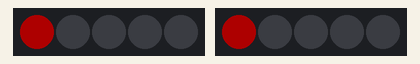
Simulated run of this sketch. Board: ATtiny85, built with avr-gcc and run on an emulated ATtiny85. Parts: 2 × 5 RGB LEDs in strip order, left to right. Dim RGB values are drawn brighter than linear.

Above: at 0.1 s.
At 1.1 s:
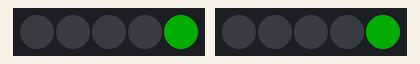
Timing chart, 0 to 130.0 s (numbered marks = the images above):
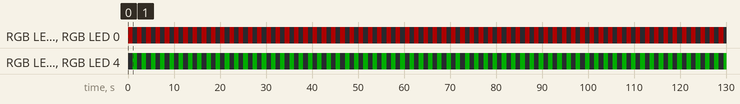

Measured:
- by itself, RGB LED 0, RGB LED 0: alternates RGB(50, 0, 0) for 1.0 s and off for 1.0 s
- by itself, RGB LED 4, RGB LED 4: alternates RGB(0, 50, 0) for 1.0 s and off for 1.0 s
- by itself, everything shown: repeats every 2.0 s, in 3 steps

The sketch:

kad18_function.ino
```cpp
#include <Adafruit_NeoPixel.h>
#ifdef __AVR__
#include <avr/power.h> // Required for 16 MHz Adafruit Trinket
#endif

// Which pin on the Arduino is connected to the NeoPixels?
// On a Trinket or Gemma we suggest changing this to 1:
#define LED_PIN 5
#define LED_PIN2 25

// How many NeoPixels are attached to the Arduino?
#define LED_COUNT 5
#define LED_COUNT2 5

// Declare our NeoPixel strip object:
Adafruit_NeoPixel strip(LED_COUNT, LED_PIN, NEO_GRB + NEO_KHZ800);
Adafruit_NeoPixel strip2(LED_COUNT2, LED_PIN2, NEO_GRB + NEO_KHZ800);
// Argument 1 = Number of pixels in NeoPixel strip
// Argument 2 = Arduino pin number (most are valid)
// Argument 3 = Pixel type flags, add together as needed:
//   NEO_KHZ800  800 KHz bitstream (most NeoPixel products w/WS2812 LEDs)
//   NEO_KHZ400  400 KHz (classic 'v1' (not v2) FLORA pixels, WS2811 drivers)
//   NEO_GRB     Pixels are wired for GRB bitstream (most NeoPixel products)
//   NEO_RGB     Pixels are wired for RGB bitstream (v1 FLORA pixels, not v2)
//   NEO_RGBW    Pixels are wired for RGBW bitstream (NeoPixel RGBW products)

// setup() function -- runs once at startup --------------------------------

void setup()
{
  // These lines are specifically to support the Adafruit Trinket 5V 16 MHz.
  // Any other board, you can remove this part (but no harm leaving it):
#if defined(__AVR_ATtiny85__) && (F_CPU == 16000000)
  clock_prescale_set(clock_div_1);
#endif
  // END of Trinket-specific code.

  strip.begin();
  strip2.begin(); // INITIALIZE NeoPixel strip object (REQUIRED)
  strip.show();   // Turn OFF all pixels ASAP
  strip2.show();
  strip.setBrightness(50); // Set BRIGHTNESS to about 1/5 (max = 255)
  strip2.setBrightness(50);
}

void loop()
{
  // colorWipe(strip.Color(255, 0, 0), 50); // Red
  colorDotOn(0, strip.Color(255, 0, 0));  // 0 番目(一番下)が赤色に光る delay(1000);
  colorDotOn(0, strip2.Color(255, 0, 0)); // 0 番目(一番下)が赤色に光る delay(1000);
  delay(1000);
  colorDotOff(0);                         // Red 0 番目(一番下)が消える
  colorDotOn(4, strip.Color(0, 255, 0));  // 4 番目(一番上)が緑色に光る delay(1000);
  colorDotOn(4, strip2.Color(0, 255, 0)); // 4 番目(一番上)が緑色に光る delay(1000);
  delay(1000);
  colorDotOff(4);                         // Red 4 番目(一番上)が消える
}
/**
 * colorDotOn
 */
void colorDotOn(int i, uint32_t color)
{
  //ここに i 番目の LED が color 色に光る処理を入れる
  strip.setPixelColor(i, color);  //  Set pixel's color (in RAM)
  strip2.setPixelColor(i, color); //  Set pixel's color (in RAM)
  strip.show();                   //  Update strip to match
  strip2.show();                  //  Update strip to match
}
/**
 * colorDotOff
 */
void colorDotOff(int i)
{
  //ここに i 番目の LED が消灯する処理を入れる
  strip.clear();  //   Set all pixels in RAM to 0 (off)
  strip2.clear(); //   Set all pixels in RAM to 0 (off)
  strip.show();   //  Update strip to match
  strip2.show();  //  Update strip to match
}
/**
 * colorWipe
 */
void colorWipe(uint32_t color, int wait)
{
  for (int i = 0; i < strip.numPixels(); i++)
  {                                 // For each pixel in strip...
    strip.setPixelColor(i, color);  // Set pixel's color (in RAM)
    strip2.setPixelColor(i, color); // Set pixel's color (in RAM)
    strip.show();                   // Update strip to match
    strip2.show();                  // Update strip to match
    delay(wait);                    // Pause for a moment
  }
}
```
